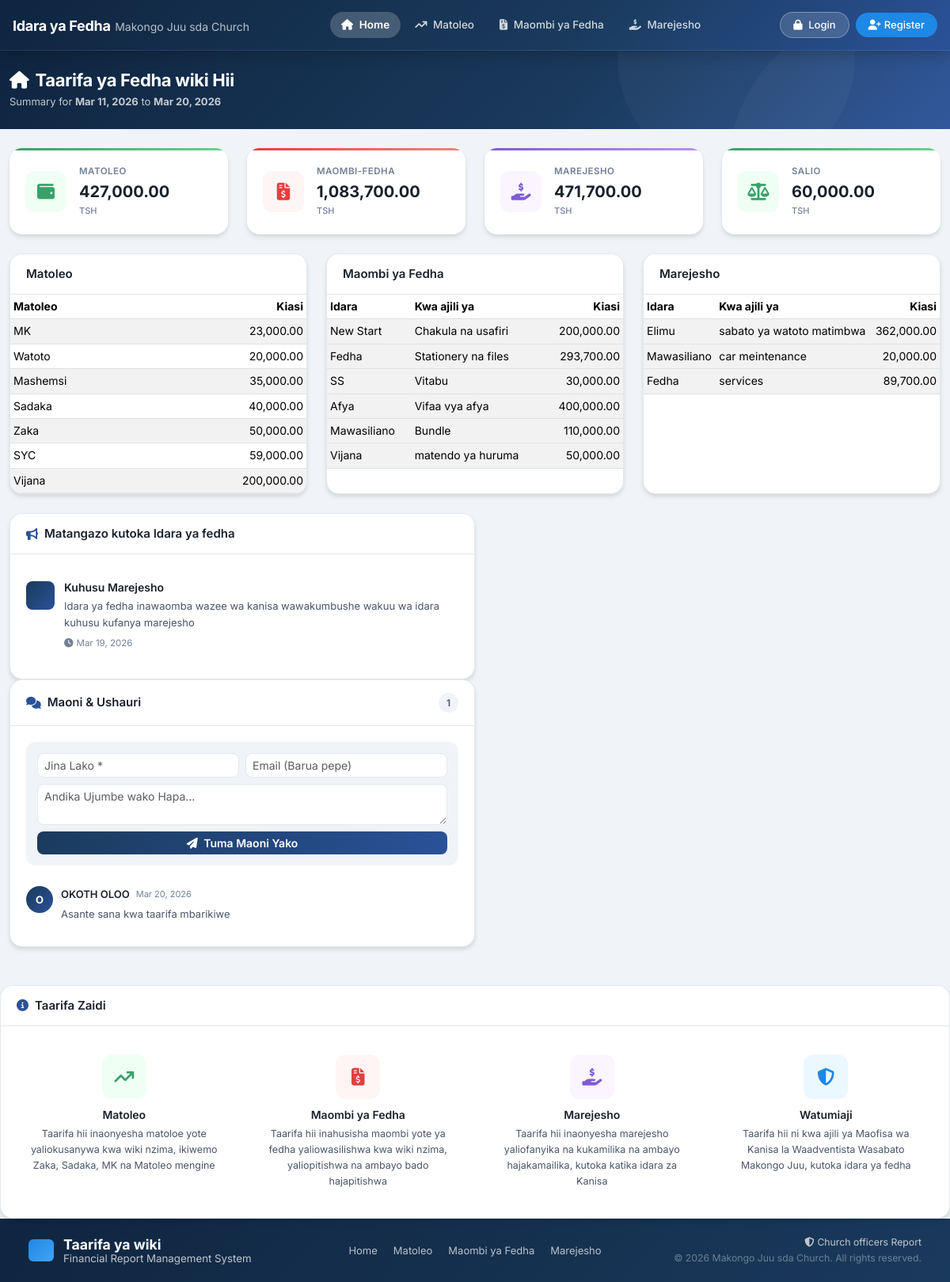
Before: / with the older database file.
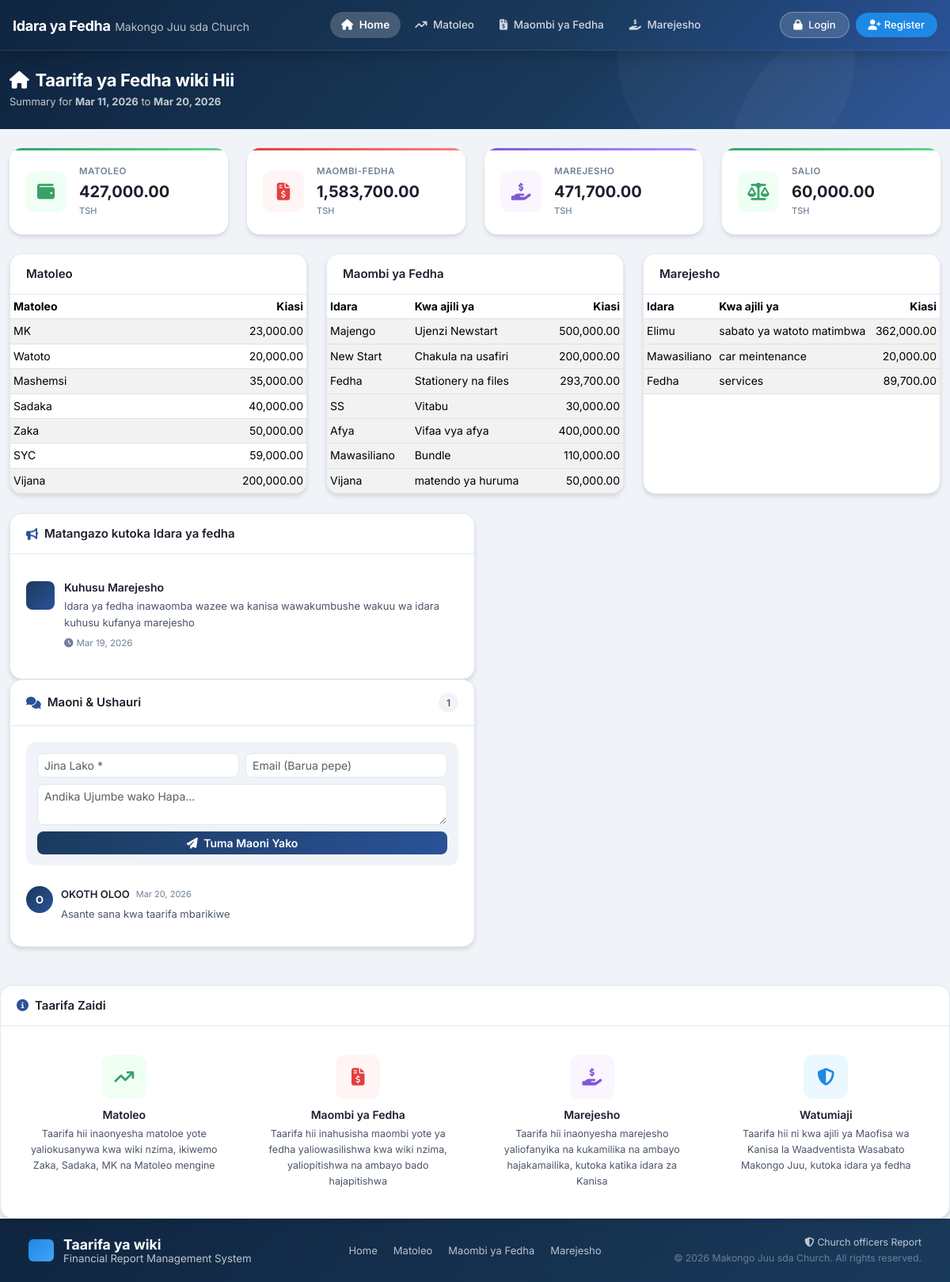
After: the same page with the newer database file.
### dashboard/models.py (models this page shows, shortened)
class Income(models.Model):
    source = models.CharField(max_length=20, choices=INCOME_SOURCE_CHOICES, default='other')
    source_name = models.CharField(max_length=200, blank=True, help_text="Custom source name for 'Other' income")
    amount = models.DecimalField(max_digits=20, decimal_places=2)
    date = models.DateField(default=timezone.now)
    description = models.TextField(blank=True)
    department = models.CharField(max_length=50, choices=DEPARTMENT_CHOICES, blank=True)
    created_by = models.ForeignKey(User, on_delete=models.SET_NULL, null=True, blank=True, related_name='incomes')
    created_at = models.DateTimeField(auto_now_add=True)
    updated_at = models.DateTimeField(auto_now=True)
    class Meta:
        ordering = ['-date', '-created_at']
    def get_display_name(self):
        if self.source_name:
            return self.source_name
        return self.get_source_display()

class ExpenseRequest(models.Model):
    department = models.CharField(max_length=50, choices=DEPARTMENT_CHOICES)
    category = models.CharField(max_length=200)
    amount = models.DecimalField(max_digits=20, decimal_places=2)
    description = models.TextField(blank=True)
    status = models.CharField(max_length=20, choices=STATUS_CHOICES_EXPENSE, default='pending')
    requested_by = models.ForeignKey(User, on_delete=models.SET_NULL, null=True, blank=True, related_name='expense_requests')
    reviewed_by = models.ForeignKey(User, on_delete=models.SET_NULL, null=True, blank=True, related_name='reviewed_expenses')
    date = models.DateField(default=timezone.now)
    created_at = models.DateTimeField(auto_now_add=True)
    updated_at = models.DateTimeField(auto_now=True)
    review_notes = models.TextField(blank=True)
    class Meta:
        ordering = ['-date', '-created_at']

class Retirement(models.Model):
    department = models.CharField(max_length=50, choices=DEPARTMENT_CHOICES)
    category = models.CharField(max_length=200)
    amount = models.DecimalField(max_digits=20, decimal_places=2)
    description = models.TextField(blank=True)
    status = models.CharField(max_length=10, choices=STATUS_CHOICES_RETIREMENT, default='open')
    submitted_by = models.ForeignKey(User, on_delete=models.SET_NULL, null=True, blank=True, related_name='retirements')
    date = models.DateField(default=timezone.now)
    created_at = models.DateTimeField(auto_now_add=True)
    updated_at = models.DateTimeField(auto_now=True)
    notes = models.TextField(blank=True)
    class Meta:
        ordering = ['-date', '-created_at']

class Announcement(models.Model):
    title = models.CharField(max_length=200)
    content = models.TextField()
    is_active = models.BooleanField(default=True)
    created_by = models.ForeignKey(User, on_delete=models.SET_NULL, null=True, blank=True)
    created_at = models.DateTimeField(auto_now_add=True)
    updated_at = models.DateTimeField(auto_now=True)
    class Meta:
        ordering = ['-created_at']

class Comment(models.Model):
    name = models.CharField(max_length=100)
    email = models.EmailField(blank=True)
    message = models.TextField()
    created_at = models.DateTimeField(auto_now_add=True)
    is_approved = models.BooleanField(default=True)
    class Meta:
        ordering = ['-created_at']

### dashboard/views.py (the view)
# urls.py: path('', views.home_view, name='home'),
def home_view(request):
    default_from, default_to = get_default_date_range()
    date_from, date_to, department, _, _ = get_active_filters(request, key='home')
    if not date_from:
        date_from = default_from
    if not date_to:
        date_to = default_to
    income_qs = Income.objects.filter(date__gte=date_from, date__lte=date_to)
    expense_qs = ExpenseRequest.objects.filter(date__gte=date_from, date__lte=date_to)
    retirement_qs = Retirement.objects.filter(date__gte=date_from, date__lte=date_to)
    income_shortlist = income_qs.order_by('-date', '-created_at')[:15]
    expense_shortlist = expense_qs.order_by('-date', '-created_at')[:15]
    retirement_shortlist = retirement_qs.order_by('-date', '-created_at')[:15]
    total_income = income_qs.aggregate(total=Sum('amount'))['total'] or 0
    total_expenses = expense_qs.aggregate(total=Sum('amount'))['total'] or 0
    total_retirement = retirement_qs.aggregate(total=Sum('amount'))['total'] or 0
    net_balance_obj = NetBalance.objects.order_by('-updated_at').first()
    net_balance = net_balance_obj.amount if net_balance_obj else 0
    announcements = Announcement.objects.filter(is_active=True)[:5]
    comments = Comment.objects.filter(is_approved=True)[:10]
    comment_form = CommentForm()
    if request.method == 'POST' and 'submit_comment' in request.POST:
        comment_form = CommentForm(request.POST)
        if comment_form.is_valid():
            comment_form.save()
            messages.success(request, 'Your comment has been submitted!')
            return redirect('home')
    context = {
        'total_income': total_income,
        'total_expenses': total_expenses,
        'total_retirement': total_retirement,
        'net_balance': net_balance,
        'announcements': announcements,
        'comments': comments,
        'comment_form': comment_form,
        'date_from': date_from,
        'date_to': date_to,
        'default_from': default_from,
        'default_to': default_to,
        'active_tab': 'home',
        'income_shortlist': income_shortlist,
        'expense_shortlist': expense_shortlist,
        'retirement_shortlist': retirement_shortlist,
    }
    return render(request, 'dashboard/home.html', context)

### dashboard/forms.py
class CommentForm(forms.ModelForm):
    class Meta:
        model = Comment
        fields = ['name', 'email', 'message']
        widgets = {
            'name': forms.TextInput(attrs={'class': 'form-control', 'placeholder': 'Your Name'}),
            'email': forms.EmailInput(attrs={'class': 'form-control', 'placeholder': 'Your Email (required)'}),
            'message': forms.Textarea(attrs={'class': 'form-control', 'rows': 4, 'placeholder': 'Your comment or message...'}),
        }
    def __init__(self, *args, **kwargs):
        super().__init__(*args, **kwargs)
        self.fields['email'].required = True

### dashboard/views.py (called while the page is built)
def get_default_date_range():
    try:
        default_range = DefaultDateRange.objects.filter(is_active=True).first()
        if default_range and default_range.from_date and default_range.to_date:
            return default_range.from_date, default_range.to_date
        days = default_range.days_back if default_range else 14
    except Exception:
        days = 14
    today = date.today()
    return today - timedelta(days=days), today

### templates/dashboard/home.html (shortened to what the changed rows need)
{% extends 'base.html' %}
{% load static %}
{% load humanize %}
{% block content %}
<div class="page-wrapper">
    <div class="page-header">
        <div class="container-fluid">
            <div class="row align-items-center">
                <div class="col">
                    <h1 class="page-title"><i class="fas fa-home me-2"></i>Taarifa ya Fedha wiki Hii</h1>
                </div>
            </div>
        </div>
    </div>
    <div class="container-fluid py-4">
        <div class="row g-4 mb-4">
            <div class="col-6 col-md-3">
                <div class="summary-card expense-card">
                    <div class="card-body-content">
                        <p class="card-label">Maombi-Fedha</p>
                        <h3 class="card-value tsh-value">{{ total_expenses|floatformat:2 }}</h3>
                        <small class="card-currency">TSH</small>
                    </div>
                </div>
            </div>
        </div>
        <div class="row g-4 mb-4">
            <div class="col-12 col-lg-4">
                <div class="content-card h-100">
                    <div class="content-card-body p-0">
                        <div class="table-responsive">
                            <table class="table table-sm table-striped mb-0">
                                <thead class="table-header-blue">
                                    <tr><th>Matoleo</th><th class="text-end">Kiasi</th></tr>
                                </thead>
                                <tbody>
                                    {% for i in income_shortlist %}
                                    <tr>
                                        <td>{{ i.get_display_name }}</td>
                                        <td class="text-end">{{ i.amount|floatformat:2|intcomma }}</td>
                                    </tr>
                                    {% empty %}
                                    <tr><td colspan="2" class="text-center text-muted">No records</td></tr>
                                    {% endfor %}
                                </tbody>
                            </table>
                        </div>
                    </div>
                </div>
            </div>
            <div class="col-12 col-lg-4">
                <div class="content-card h-100">
                    <div class="content-card-body p-0">
                        <div class="table-responsive">
                            <table class="table table-sm table-striped mb-0">
                                <thead>
                                    <tr><th>Idara</th><th>Kwa ajili ya</th><th class="text-end">Kiasi</th></tr>
                                </thead>
                                <tbody>
                                    {% for e in expense_shortlist %}
                                    <tr class="expandable-row" data-bs-toggle="collapse" data-bs-target="#expdesc{{ e.id }}" aria-expanded="false" style="cursor:pointer;">
                                        <td>{{ e.get_department_display }}</td>
                                        <td>{{ e.category }}</td>
                                        <td class="text-end">{{ e.amount|floatformat:2|intcomma }}</td>
                                    </tr>
                                    {% empty %}
                                    <tr><td colspan="3" class="text-center text-muted">No records</td></tr>
                                    {% endfor %}
                                </tbody>
                            </table>
                        </div>
                    </div>
                </div>
            </div>
            <div class="col-12 col-lg-4">
                <div class="content-card h-100">
                    <div class="content-card-body p-0">
                        <div class="table-responsive">
                            <table class="table table-sm table-striped mb-0">
                                <thead>
                                    <tr><th>Idara</th><th>Kwa ajili ya</th><th class="text-end">Kiasi</th></tr>
                                </thead>
                                <tbody>
                                    {% for r in retirement_shortlist %}
                                    <tr class="expandable-row" data-bs-toggle="collapse" data-bs-target="#retdesc{{ r.id }}" aria-expanded="false" style="cursor:pointer;">
                                        <td>{{ r.get_department_display }}</td>
                                        <td>{{ r.category }}</td>
                                        <td class="text-end">{{ r.amount|floatformat:2|intcomma }}</td>
                                    </tr>
                                    {% empty %}
                                    <tr><td colspan="3" class="text-center text-muted">No records</td></tr>
                                    {% endfor %}
                                </tbody>
                            </table>
                        </div>
                    </div>
                </div>
            </div>
        </div>
            <div class="col-lg-6 mb-4 mb-lg-0">
                <div class="content-card">
                    <div class="content-card-body">
                        {% if announcements %}
                            {% for ann in announcements %}
                            <div class="announcement-item">
                                <div class="ann-icon"></div>
                                <div class="ann-content">
                                    <h6 class="ann-title">{{ ann.title }}</h6>
                                    <p class="ann-text">{{ ann.content }}</p>
                                    <small class="ann-date"><i class="fas fa-clock me-1"></i>{{ ann.created_at|date:"M d, Y" }}</small>
                                </div>
                            </div>
                            {% endfor %}
                        {% else %}
                            <div class="empty-state">
                                <i class="fas fa-bullhorn"></i>
                                <p>No announcements at this time.</p>
                            </div>
                        {% endif %}
                    </div>
                </div>
            </div>
            <div class="col-lg-6">
                <div class="content-card">
                    <div class="content-card-body">
                        <div class="comments-list" style="max-height: 300px; overflow-y: auto;">
                            {% if comments %}
                                {% for comment in comments %}
                                <div class="comment-item">
                                    <div class="comment-avatar">{{ comment.name|first|upper }}</div>
                                    <div class="comment-content">
                                        <div class="comment-header">
                                            <span class="comment-name">{{ comment.name }}</span>
                                            <span class="comment-date">{{ comment.created_at|date:"M d, Y" }}</span>
                                        </div>
                                        <p class="comment-text">{{ comment.message }}</p>
                                    </div>
                                </div>
                                {% endfor %}
                            {% else %}
                                <div class="empty-state">
                                    <i class="fas fa-comment-slash"></i>
                                    <p>No comments yet. Be the first!</p>
                                </div>
                            {% endif %}
                        </div>
                    </div>
                </div>
            </div>
        </div>
    </div>
{% endblock %}

Changed rows visible on the page:
added ExpenseRequest: department "Majengo", category "Ujenzi Newstart", amount "500,000.00"
Other visible differences:
{{ total_expenses|floatformat:2 }}: "1,083,700.00" → "1,583,700.00"
